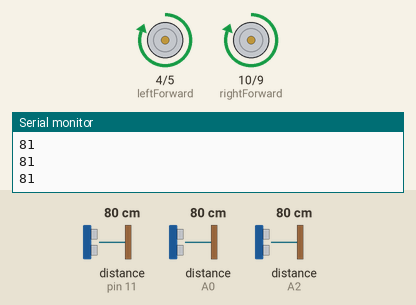
Simulated run of this sketch. Board: Arduino Uno, built with avr-gcc and run on an emulated ATmega328P. Parts: motor-driver pin pairs drawn as motors (green arrow = first pin HIGH = forward, orange = second pin HIGH = backward, longer = more drive), the last lines printed to the serial monitor. Wiring (inferred from the names in the program): 3 × ultrasonic range finder: trigger pin 12, echo pin 11 / trigger A1, echo A0 / trigger A3, echo A2. Inputs (shaded band) come from the test bench; at power-on: distance to the obstacle (sensors on pin 11, A0, A2) 80 cm. The echo pulse lasts 58.3 µs per cm.

Above: at 1.2 s.
1.3 s: distance to the obstacle (sensor on pin 11) set to 22 cm
2.8 s: distance to the obstacle (sensor on pin 11) set to 17 cm
At 2.98 s:
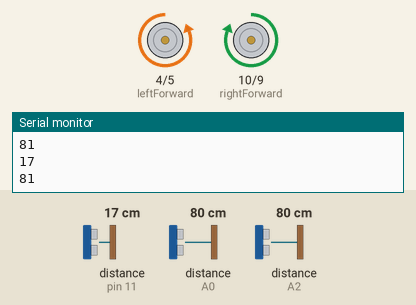
5.8 s: distance to the obstacle (sensor on A0) set to 22 cm
8.8 s: distance to the obstacle (sensor on A0) set to 18 cm
At 8.98 s:
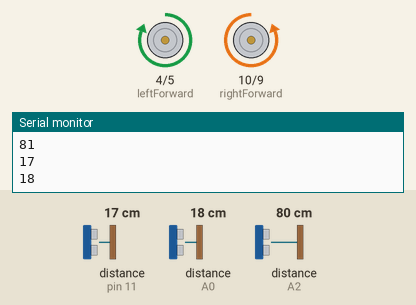
11.8 s: distance to the obstacle (sensor on A0) set to 35 cm
At 11.95 s:
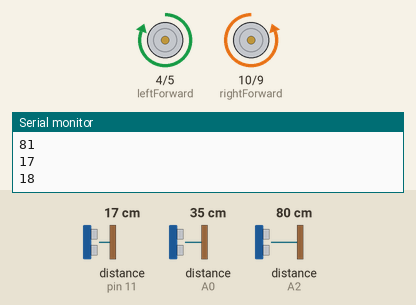
14.8 s: distance to the obstacle (sensor on A0) set to 2 cm
At 15.08 s:
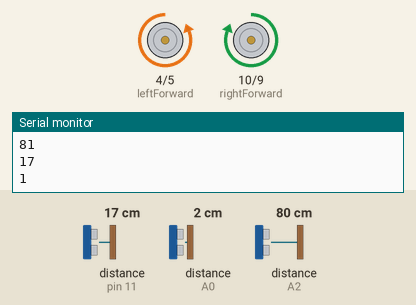
Timing chart, 0 to 18.8 s (numbered marks = the images above; inputs shaded):
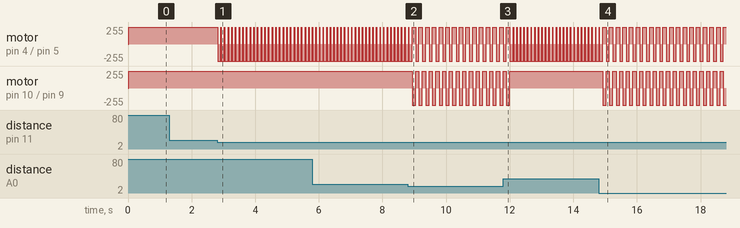

Measured:
- the behaviour switches between 20 and 19 cm on distance to the obstacle (sensor on pin 11) (found by bisection; images 0 and 1)
- the behaviour switches between 20 and 19 cm on distance to the obstacle (sensor on A0) (found by bisection; images 1 and 2)
- after the input at 2.8 s, motor on pin 4 (leftForward) / pin 5 (leftBackward): alternates forward 255/255 for 0.02 s and backward 255/255 for 0.10 s, starting at once
- after the input at 8.8 s, motor on pin 10 (rightForward) / pin 9 (rightBackward): alternates forward 255/255 for 0.10 s and backward 255/255 for 0.11 s, starting after 0.13 s
- after the input at 11.8 s, motor on pin 10 (rightForward) / pin 9 (rightBackward): goes on until 12.0 s, then stays forward 255/255
- after the input at 14.8 s, motor on pin 10 (rightForward) / pin 9 (rightBackward): alternates forward 255/255 for 0.10 s and backward 255/255 for 0.11 s, starting after 0.12 s

The sketch:

robot_code.ino
```cpp
/*

3 SENSÖRLÜ YAPAY ZEKA VE HARİTALANDIRMA PROJELERİNE UYGUN
ENGELDEN KAÇAN ROBOT PROJESİ

İDRİS İBRAHİM ERTEN
TARAFINDAN KODLANMIŞTIR.

*/

//ön mesafe sensörünün haberleşme pinleri ataması
const int trig = A3;
const int echo = A2;

//sağ mesafe sensörünün haberleşme pinleri ataması
const int trig1 = 12;
const int echo1 = 11;

//sol mesafe sensörünün haberleşme pinleri ataması
const int trig2 = A1;
const int echo2 = A0;

//ön mesafe sensörüne göre motor hareketleri için pin ataması
const int leftForward = 4;
const int leftBackward = 5;
const int rightForward = 10;
const int rightBackward = 9;

//sağ mesafe sensörüne göre motor hareketleri için pin ataması
const int leftForward1 = 4;
const int leftBackward1 = 5;
const int rightForward1 = 10;
const int rightBackward1 = 9;

//sol mesafe sensörüne göre motor hareketleri için pin ataması
const int leftForward2 = 10;
const int leftBackward2 = 9;
const int rightForward2 = 4;
const int rightBackward2 = 5;

//ön mesafe sensörü için süre ve mesafe bilgileri 0'a kalibre edildi.
int duration = 0;
int distance = 0;

//sağ mesafe sensörü için süre ve mesafe bilgileri 0'a kalibre edildi.
int duration1 = 0;
int distance1 = 0;

//sol mesafe sensörü için süre ve mesafe bilgileri 0'a kalibre edildi.
int duration2 = 0;
int distance2 = 0;

void setup()
{
  pinMode(trig , OUTPUT);
  pinMode(echo , INPUT);
  pinMode(leftForward , OUTPUT);
  pinMode(leftBackward , OUTPUT);
  pinMode(rightForward , OUTPUT);
  pinMode(rightBackward , OUTPUT);

  pinMode(trig1 , OUTPUT);
  pinMode(echo1 , INPUT);
  pinMode(leftForward1 , OUTPUT);
  pinMode(leftBackward1 , OUTPUT);
  pinMode(rightForward1 , OUTPUT);
  pinMode(rightBackward1 , OUTPUT);

  pinMode(trig2 , OUTPUT);
  pinMode(echo2 , INPUT);
  pinMode(leftForward2 , OUTPUT);
  pinMode(leftBackward2 , OUTPUT);
  pinMode(rightForward2 , OUTPUT);
  pinMode(rightBackward2 , OUTPUT);

  Serial.begin(9600);

}

void loop()
{
  digitalWrite(trig , HIGH);
  delayMicroseconds(1000);
  digitalWrite(trig , LOW);


  duration = pulseIn(echo , HIGH);
  distance = (duration/2) / 28.5 ;
  Serial.println(distance);

  digitalWrite(trig1 , HIGH);
  delayMicroseconds(1000);
  digitalWrite(trig1 , LOW);


  duration1 = pulseIn(echo1 , HIGH);
  distance1 = (duration1/2) / 28.5 ;
  Serial.println(distance1);

  digitalWrite(trig2 , HIGH);
  delayMicroseconds(1000);
  digitalWrite(trig2 , LOW);


  duration2 = pulseIn(echo2 , HIGH);
  distance2 = (duration2/2) / 28.5 ;
  Serial.println(distance2);


  if ( distance < 30 )
  {
    digitalWrite(leftForward , LOW);
    digitalWrite(leftBackward , HIGH);
    digitalWrite(rightForward , HIGH);
    digitalWrite(rightBackward , LOW);
    delay(100);
  }
  else
  {
    digitalWrite(leftForward , HIGH);
    digitalWrite(leftBackward , LOW);
    digitalWrite(rightForward , HIGH);
    digitalWrite(rightBackward , LOW);
  }

  if ( distance1 < 20 )
  {
    digitalWrite(leftForward1 , LOW);
    digitalWrite(leftBackward1 , HIGH);
    digitalWrite(rightForward1 , HIGH);
    digitalWrite(rightBackward1 , LOW);
    delay(100);
  }
  else
  {
    digitalWrite(leftForward1 , HIGH);
    digitalWrite(leftBackward1 , LOW);
    digitalWrite(rightForward1 , HIGH);
    digitalWrite(rightBackward1 , LOW);
  }

  if ( distance2 < 20 )
  {
    digitalWrite(leftForward2 , LOW);
    digitalWrite(leftBackward2 , HIGH);
    digitalWrite(rightForward2 , HIGH);
    digitalWrite(rightBackward2 , LOW);
    delay(100);
  }
  else
  {
    digitalWrite(leftForward2 , HIGH);
    digitalWrite(leftBackward2 , LOW);
    digitalWrite(rightForward2 , HIGH);
    digitalWrite(rightBackward2 , LOW);
  }

}
```
